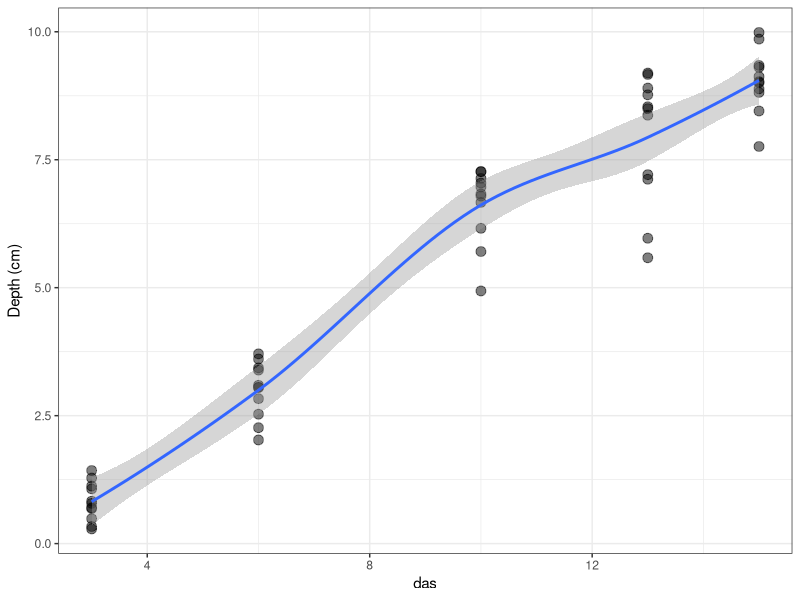
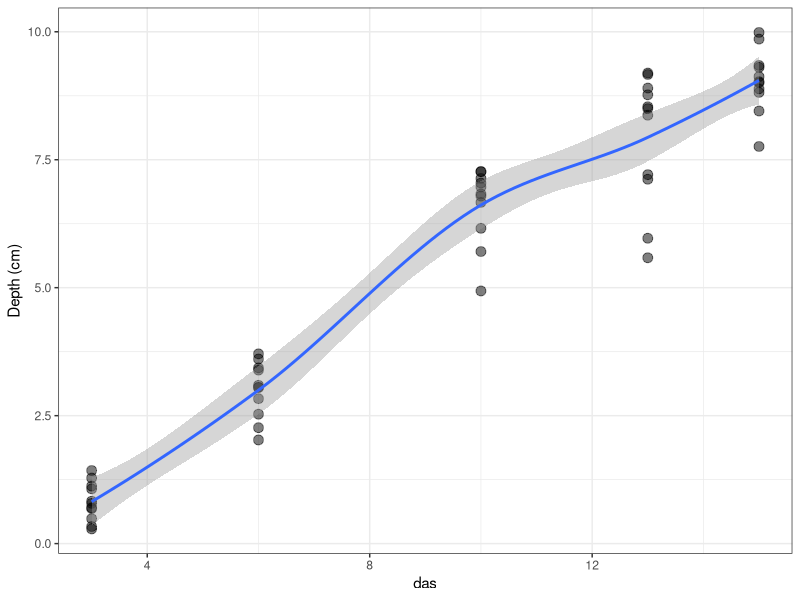
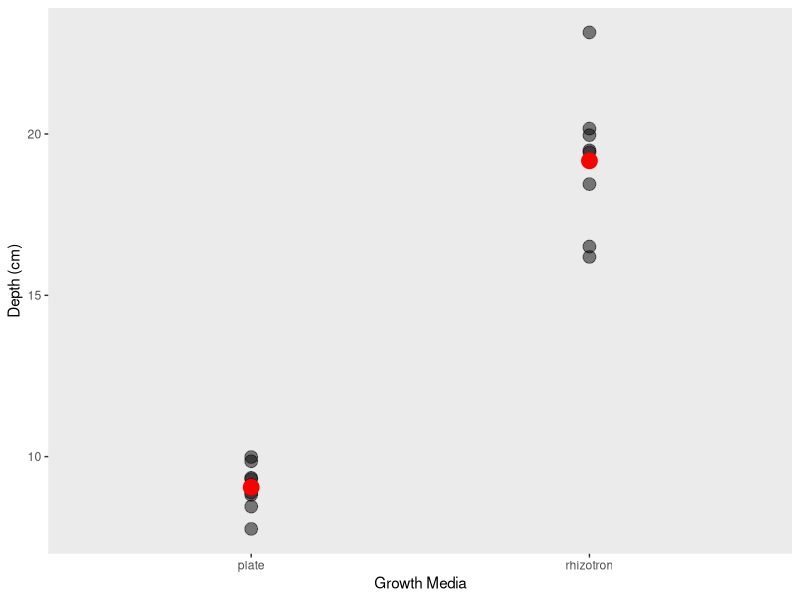

The R source for these figures, in order: (Note: this script raises an error after producing the figures.)
## ---- chunk 1

library(tidyr)
library(dplyr)
library(RColorBrewer)
library(ggplot2)
library(magrittr)
library(gridExtra)
library(rmarkdown)
library(cowplot)

## ---- chunk 2
brachy <- read.csv("data/data_brachy.csv")

brachy %>%
filter(growth_media == "plate") %>%
ggplot(aes(x = das, y = length)) +
        geom_point(size = 3, alpha = .5) +
        geom_smooth() +
        labs(x = "das", y = "Depth (cm)") +
        theme(panel.grid.major = element_blank(), 
              panel.grid.minor = element_blank()) +
        theme_bw()

ggsave("brachy_plate_growth.pdf", height = 8, width = 6, units = "cm", 
         useDingbats = FALSE)

## ---- chunk 3
#depth


p1 <- brachy %>%
        filter(das == "15") %>%
        ggplot(aes(x = growth_media, y = length)) +
        geom_point(size = 4, alpha = .5) +
        geom_point(stat = "summary", fun.y = "mean", colour = "red", size = 5) +
        labs(x = "Growth Media", y = "Depth (cm)") +
        theme(panel.grid.major = element_blank(), 
              panel.grid.minor = element_blank()) +
ggsave("depth_brachy.png", height = 10, width = 6, units = "cm")

#lr number

p2 <- brachy %>%
        filter(das == "15") %>%
        ggplot(aes(x = growth_media, y = lr_number)) +
        geom_point(size = 6, alpha = .5) +
        geom_point(stat = "summary", fun.y = "mean", colour = "red", size = 5)
        labs(x = "Growth Media", y = "lateral root number") +
        theme(panel.grid.major = element_blank(), 
              panel.grid.minor = element_blank()) 

ggsave("lr_brachy.pdf", height = 12, width = 8, units = "cm", 
         useDingbats = FALSE)
#cr number

p3 <- brachy %>%
        filter(das == "15") %>%
        ggplot(aes(x = growth_media, y = cr_number)) +
        geom_point(size = 6, alpha = .5, position = position_jitter(w = 0.2, h = 0.1)) +
        labs(x = "Growth Media", y = "crown root number") +
        theme(panel.grid.major = element_blank(), 
              panel.grid.minor = element_blank()) +
        theme_bw()

ggsave("cr_brachy.pdf", height = 12, width = 8, units = "cm", 
         useDingbats = FALSE)


# all three together
grid.arrange(p1, p2, p3, ncol=3) +

ggsave("all_brachy.pdf", height = 12, width = 12, units = "cm", 
         useDingbats = FALSE)
